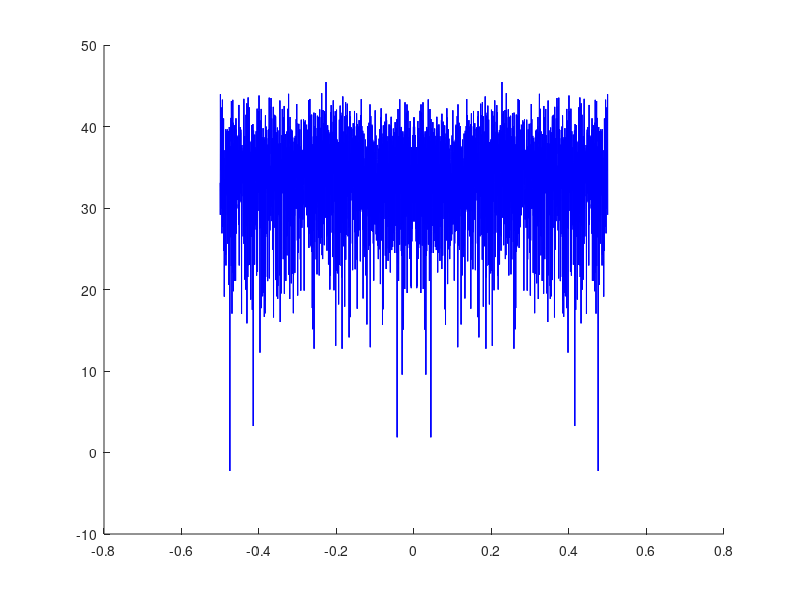

Write the MATLAB code that produced this figure. (Note: this script raises an error after producing the figure.)
# Part A, sinusoid
SAMPRATE = 40000;
Fs = SAMPRATE;
N = 32768;
dt = N / SAMPRATE;
t = linspace(0, dt, N);

FREQ = 5400;
w = FREQ  * 2 * pi;
x = sqrt(2) * sin(w * t);

F = [-N/2:N/2-1]/N;
X = abs(fft(x));
X = fftshift(X);

X = 20*log10(X);

[mag index] = max(X');
meas_freq = abs(F(index) * SAMPRATE)
freq_err = abs(FREQ - meas_freq) / FREQ
plot(F, X);
xlabel('frequency / f_x');
ylabel('dB');

#pause;

# Part B, noise
Pn = 1 # standard deviation of noise = noise power
v = Pn * randn(size(x));
Nv = 4096;

F2 = [-Nv/2:Nv/2-1]/Nv;
V = abs(fft(v(1:Nv)));
V = fftshift(V);

V = 20*log10(V);

clf;
# This is 10 because the 2 is associated with power,
# and is already taken care of.
PNF = 10*log10(Pn * Nv)
line (F2(:), [V(:) V(:)], "linestyle", "-", "color", "b");
line (F2(:), [PNF PNF], "linestyle", "-", "color", "r");
xlabel('frequency / f_x');
ylabel('dB');

# Part C, received signal
r = x + v;
SNRDB = 10*log10(sum(x.^2)/sum(v.^2))

clf;
plot(t(1:100), x(1:100), "b-", t(1:100), r(1:100), "g-", t(1:100));
legend("Clean signal", "Noisy signal");
xlabel("t");
%pause;

% Part C4, controlling SNR_dB
target_SNRDB = 20;
target_SNR = 10^(target_SNRDB / 10)
b = 1 / target_SNR;

r = x + sqrt(b) * v;

meas_SNRDB = 10*log10(sum(x.^2)/sum((sqrt(b)*v).^2))

clf;
plot(t(1:100), x(1:100), "b-", t(1:100), r(1:100), "g-");
legend("Clean signal", sprintf("Noisy signal\nSNR_{dB} = %f", meas_SNRDB));
xlabel("t");

% Part D, processing noisy signal
Pn = b

SAMP_SNR = zeros([1 6]);
S = log2(2.^(9+[1:6]));

clf;
for i = 1:6
  Nr = 2 ^ (9 + i);
  F3 = [-Nr/2:Nr/2-1]/Nr;
  R = abs(fft(r(1:Nr)));
  R = fftshift(R);
  R = 20*log10(R);
  PNF = 10*log10(Pn * Nr);
  subplot(3, 2, i);
  plot(F3, R, "b-", F3, PNF*ones([1 Nr]), "r-");
  xlabel('frequency / f_x');
  ylabel('dB');
  axis([-0.8, 0.8, -40, 100]); grid on;
  SNR_out = max(R) - PNF;
  SAMP_SNR(i) = SNR_out;
endfor

clf;
plot(S, SAMP_SNR, "-o");
xlabel("log_2(N)");
ylabel("SNR_{out} (dB)");

% Part D4, zero-padding DFT

clf;
for i = 1:6
  Nr = 2 ^ (9 + i);
  F3 = [-2*Nr:2*Nr-1]/(4*Nr);
  R = abs(fft([r(1:Nr), zeros([1 (3*Nr)])]));
  R = fftshift(R);
  R = 20*log10(R);
  PNF = 10*log10(Pn * Nr);
  subplot(3, 2, i);
  plot(F3, R, "b-", F3, PNF*ones([1 4*Nr]), "r-");
  xlabel('frequency / f_x');
  ylabel('dB');
  axis([-0.8, 0.8, -40, 100]); grid on;
  SNR_out = max(R) - PNF;
  SAMP_SNR(i) = SNR_out;
endfor
%pause;

clf;
plot(S, SAMP_SNR, "-o");
xlabel("log_2(N)");
ylabel("SNR_{out} (dB)");
